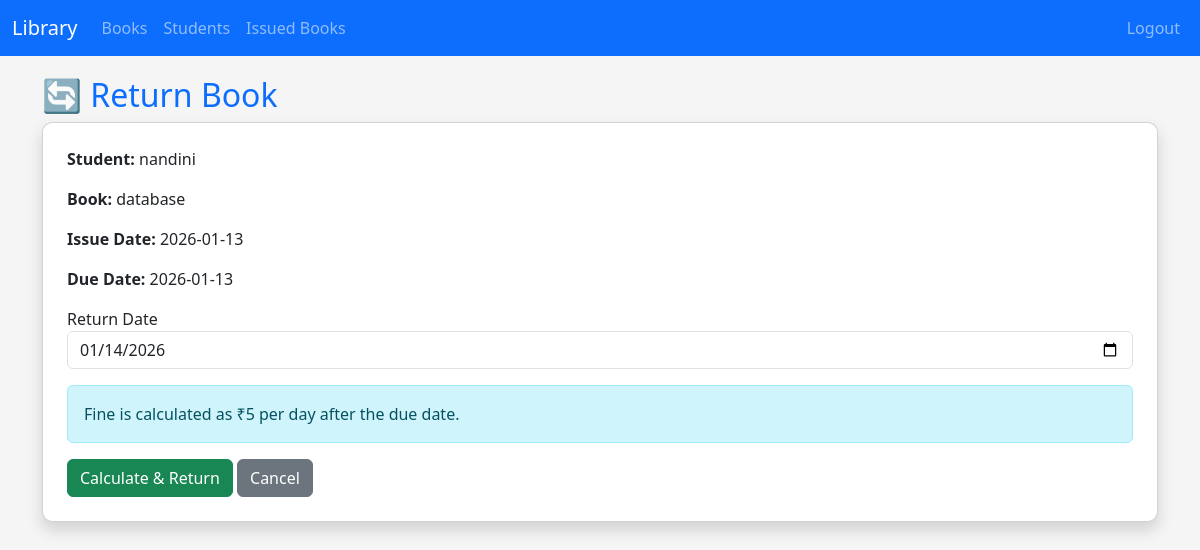
The page /return_book/1 (signed in) on the database its author committed.
### tables this page shows
CREATE TABLE students (
    studentid INTEGER PRIMARY KEY AUTOINCREMENT,
    name TEXT NOT NULL,
    department TEXT NOT NULL,
    year INTEGER NOT NULL
);

CREATE TABLE books (
    bookid INTEGER PRIMARY KEY AUTOINCREMENT,
    name TEXT,
    author TEXT,
    category TEXT
);

CREATE TABLE issued_books (
    id INTEGER PRIMARY KEY AUTOINCREMENT,
    studentid INTEGER,
    bookid INTEGER,
    issue_date TEXT, due_date TEXT, return_date TEXT, fine REAL DEFAULT 0.0,
    FOREIGN KEY(studentid) REFERENCES students(studentid),
    FOREIGN KEY(bookid) REFERENCES books(bookid)
);

### app.py (the view, shortened to what this page needs)
@app.route("/return_book/<int:id>", methods=["GET", "POST"])
def return_book(id):
    if not login_required():
        return redirect("/login")
    db = connect_db()
    issued = db.execute("""
        SELECT i.*, s.name as student_name, b.name as book_name
        FROM issued_books i
        JOIN students s ON i.studentid = s.studentid
        JOIN books b ON i.bookid = b.bookid
        WHERE i.id=?
    """, (id,)).fetchone()
    today = datetime.now().strftime("%Y-%m-%d")
    db.close()
    return render_template("return_book.html", issued=issued, today=today)

### app.py (called while the page is built)
def connect_db():
    db_path = os.path.join(app.root_path, "library.db")
    conn = sqlite3.connect(db_path)
    conn.row_factory = sqlite3.Row
    return conn

def login_required():
    return "admin" in session

### templates/return_book.html (shortened to what this page needs)
{% extends "base.html" %}
{% block content %}
<h2 class="text-primary">🔄 Return Book</h2>
<div class="card p-4 shadow">
    <p><strong>Student:</strong> {{ issued.student_name }}</p>
    <p><strong>Book:</strong> {{ issued.book_name }}</p>
    <p><strong>Issue Date:</strong> {{ issued.issue_date }}</p>
    <p><strong>Due Date:</strong> {{ issued.due_date }}</p>
    <form method="post">
        <label>Return Date</label>
        <input type="date" name="return_date" class="form-control mb-3" required value="{{ today }}">
        <div class="alert alert-info">
            Fine is calculated as ₹5 per day after the due date.
        </div>
        <button class="btn btn-success">Calculate & Return</button>
        <a href="/view_issued" class="btn btn-secondary">Cancel</a>
    </form>
</div>
{% endblock %}

### templates/base.html (style rules this page uses)
body { background: #f5f5f5; }
.card { border-radius: 10px; }
h2, h3 { color: #343a40; }

### rows shown on the page
students: student_name "nandini"
books: book_name "database"
issued_books: issue_date "2026-01-13", due_date "2026-01-13"
